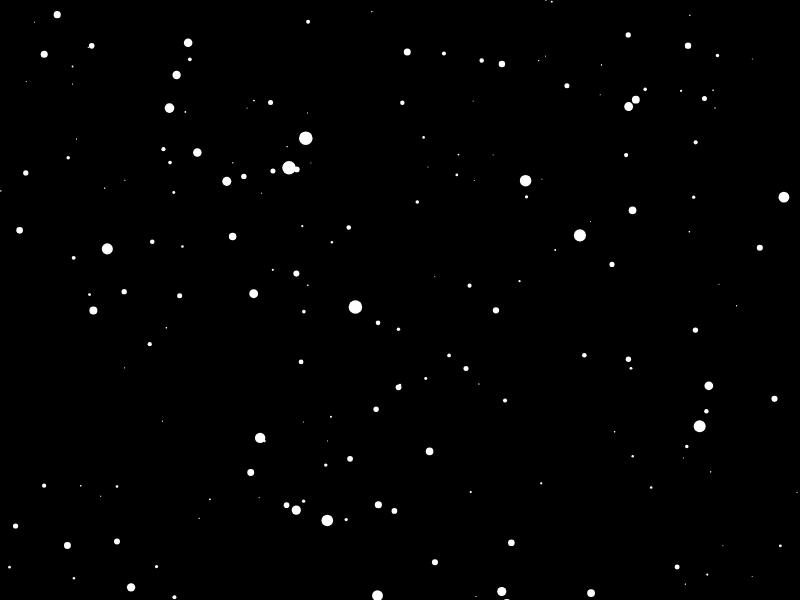
Frame 1 (no input)
Frame 60 (no input): identical to frame 1, image omitted
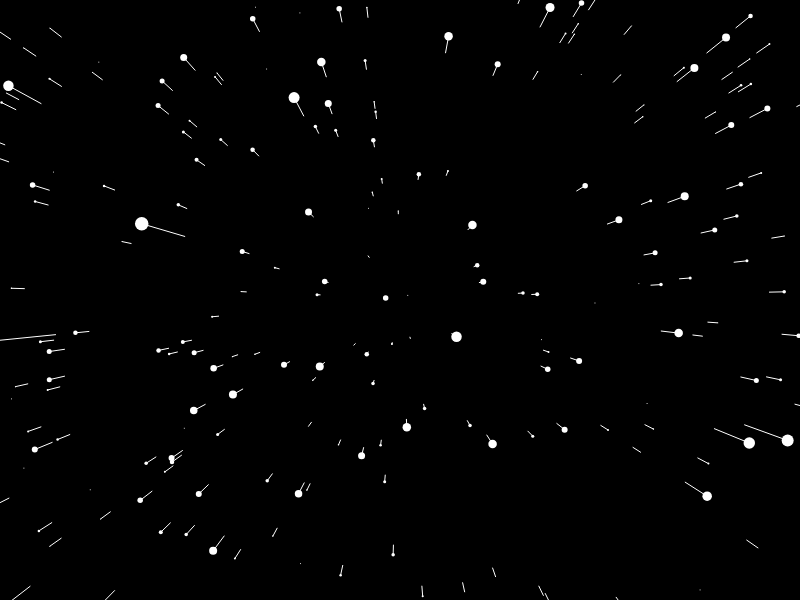
Frame 120 (the mouse pressed at the canvas centre since frame 60)

The p5.js sketch that drew these frames (run headless with seeded random() and noise() and a simulated clock; from frame 60 on, the mouse is pressed at the canvas centre):

// p5.js sketch
// ── sketch.js
var r;
var speed;

function Star(){
  this.x=random(-width,width);
  this.y=random(-height,height);
  this.z=random(width);
  this.pz=this.z;
  
  this.update=function(){
    this.z=this.z-speed;
    if (this.z <1) {
      this.z = width;
      this.x = random(-width, width);
      this.y = random(-height, height);
      this.pz = this.z;
    }
  }
  this.show=function(){
    fill(255);
    noStroke();
    r=map(this.z,0,width,16,0);
    
    var sx=map(this.x/this.z,0,1,0,width);
    var sy=map(this.y/this.z,0,1,0,height);
    
    
    var px=map(this.x/this.pz,0,1,0,width);
    var py=map(this.y/this.pz,0,1,0,height);
    
    ellipse(sx,sy,r,r);
    stroke(255);
    noFill();
    
    this.pz=this.z;
    
    line(px,py,sx,sy);
  }
}

var star=[];

function setup() {
  createCanvas(screen.width, screen.height);
  for(let i=0;i<1800;i++){
    star[i]=new Star();
  }
}

function draw() {
  background(0,0,0);
  speed=map(mouseX,0,width,0,50);
  translate(width/2,height/2);
  for(let i=0;i<star.length;i++){
    star[i].update();
    star[i].show();
  }
}
